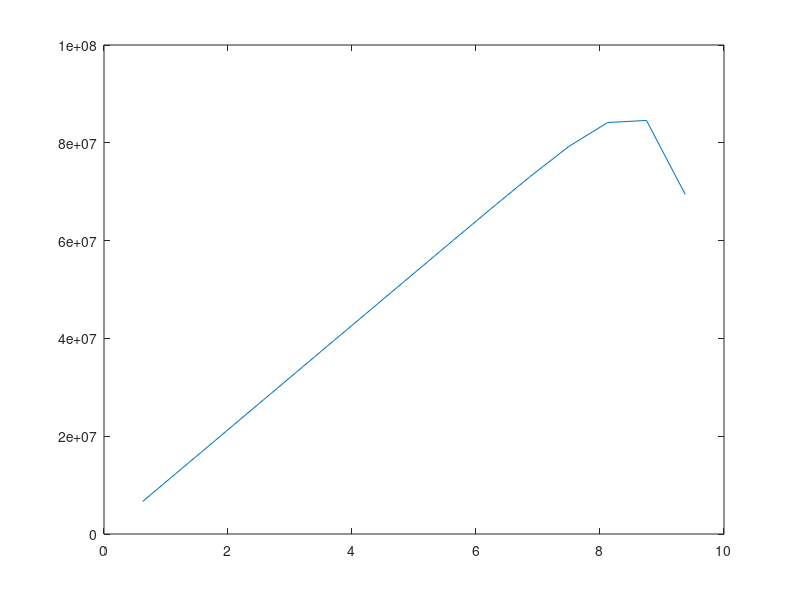

Write MATLAB code to recreate this figure.
disp("f(x)=(exp(x))^2; -u''(x)=f(x), 0<x<L; u(0)=u(L)=0");

L = 10;
N = 15;
h = L/(N+1);
M = 2*diag(ones(N,1),0) - diag(ones(N-1,1),1) - diag(ones(N-1,1),-1);
M = M/h^2
X = [h:h:L-h]'; # debut:plus:fin, prime -> transpose
F = (exp(X)).^2;
# MU=F => U=F/M <- resulution de sys lineaire
U = M\F;
plot(X,U)
